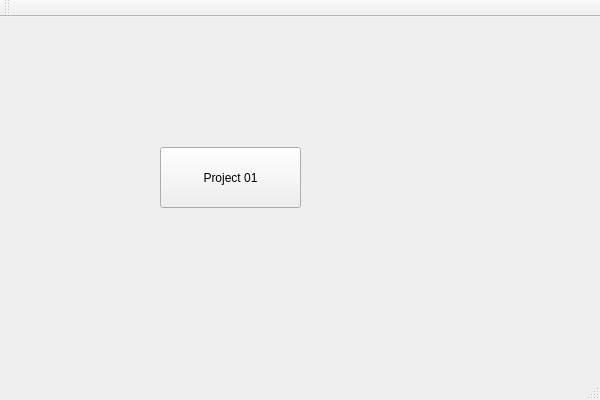
<?xml version="1.0" encoding="UTF-8"?>
<ui version="4.0">
 <class>SERVERClass</class>
 <widget class="QMainWindow" name="SERVERClass">
  <property name="geometry">
   <rect>
    <x>0</x>
    <y>0</y>
    <width>600</width>
    <height>400</height>
   </rect>
  </property>
  <property name="windowTitle">
   <string>SERVER</string>
  </property>
  <widget class="QWidget" name="centralWidget">
   <widget class="QPushButton" name="pushButton">
    <property name="geometry">
     <rect>
      <x>160</x>
      <y>130</y>
      <width>141</width>
      <height>61</height>
     </rect>
    </property>
    <property name="text">
     <string>Project 01</string>
    </property>
   </widget>
  </widget>
  <widget class="QMenuBar" name="menuBar">
   <property name="geometry">
    <rect>
     <x>0</x>
     <y>0</y>
     <width>600</width>
     <height>22</height>
    </rect>
   </property>
  </widget>
  <widget class="QToolBar" name="mainToolBar">
   <attribute name="toolBarArea">
    <enum>TopToolBarArea</enum>
   </attribute>
   <attribute name="toolBarBreak">
    <bool>false</bool>
   </attribute>
  </widget>
  <widget class="QStatusBar" name="statusBar"/>
 </widget>
 <layoutdefault spacing="6" margin="11"/>
 <resources>
  <include location="SERVER.qrc"/>
 </resources>
 <connections/>
</ui>
